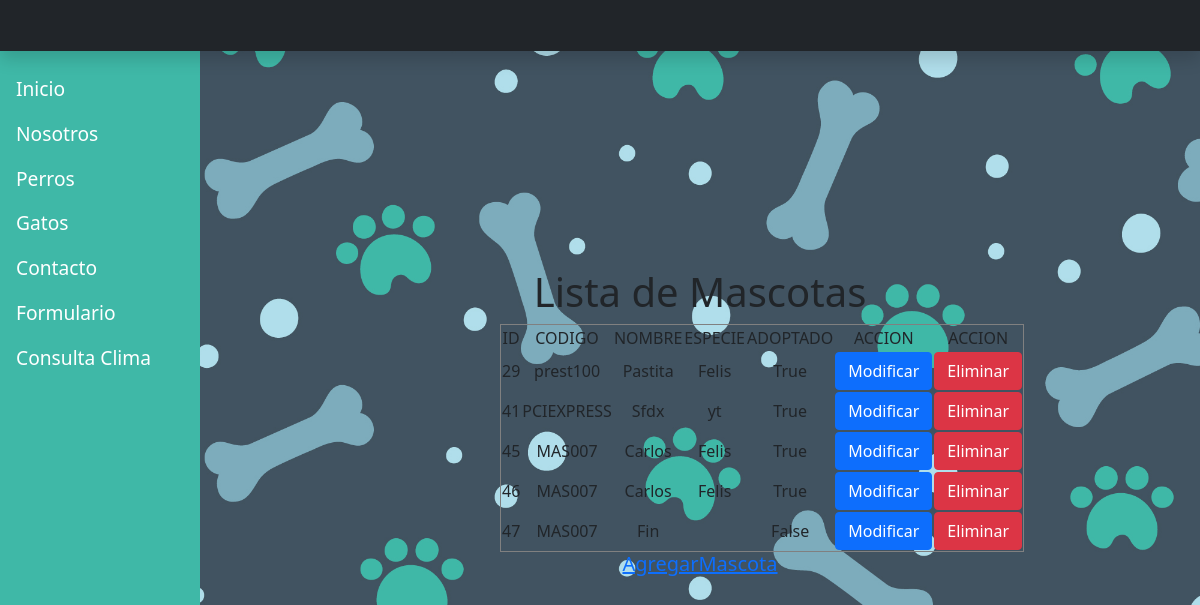
The app's page /listarMascotas/ with its own data.
### appPeludo/models.py (models this page shows)
class Mascotas(models.Model):
    codigo = models.CharField(max_length=10)
    nombre = models.CharField(max_length=100)
    especie = models.CharField(max_length=10)
    adoptado = models.BooleanField(max_length=10)

### appPeludo/views.py (the view)
# urls.py: path('listarMascotas/', appPeludo.views.listarMascotas, name= 'listarMascotas'),
def listarMascotas(request):
    mascota = Mascotas.objects.all()
    return render(request, 'listaMascotas.html', {'Mascotas':mascota})

### appPeludo/templates/listaMascotas.html (shortened to what this page needs)
{% extends 'layout.html' %}
    {% block contenido %}
        <div class="text-center col-md-6 col-xl-4 col-sm-12 m-auto">
            <div class="text-center">
            <h1>Lista de Mascotas</h1>
            </div>
            <div class="row">
            <table border = 1>
                <tr> <td>ID</td> <td>CODIGO</td> <td>NOMBRE</td> <td>ESPECIE</td> <td>ADOPTADO</td> <td>ACCION</td> <td>ACCION</td>
                {% for mascota in Mascotas %}
                        <tr> <td>{{mascota.id}}</td> <td>{{mascota.codigo}}</td> <td>{{mascota.nombre}}</td> <td>{{mascota.especie}}</td> <td>{{mascota.adoptado}}</td>
                        <td><a class= "btn btn-primary" href="{% url 'formMascotasEdit' mascota.id%}">Modificar</a></td>
                        <td><a class= "btn btn-danger" href="{% url 'borrarMascota' mascota.id%}">Eliminar</a></td>
                {% endfor %}
            </table>
            <h5><a href="{% url 'formMascotas' %}">AgregarMascota</a></h5>
        </div>
    {% endblock contenido %}

### appPeludo/static/css/main.css (style rules this page uses)
* { box-sizing: border-box; }
body { background-image: url("Fondo.jpg"); background-size: cover; margin: 0; }

### records on screen
Mascotas: id "29", codigo "prest100", nombre "Pastita", especie "Felis", adoptado "True"
Mascotas: id "41", codigo "PCIEXPRESS", nombre "Sfdx", especie "yt", adoptado "True"
Mascotas: id "45", codigo "MAS007", nombre "Carlos", especie "Felis", adoptado "True"
Mascotas: id "46", codigo "MAS007", nombre "Carlos", especie "Felis", adoptado "True"
Mascotas: id "47", codigo "MAS007", nombre "Fin", adoptado "False"
